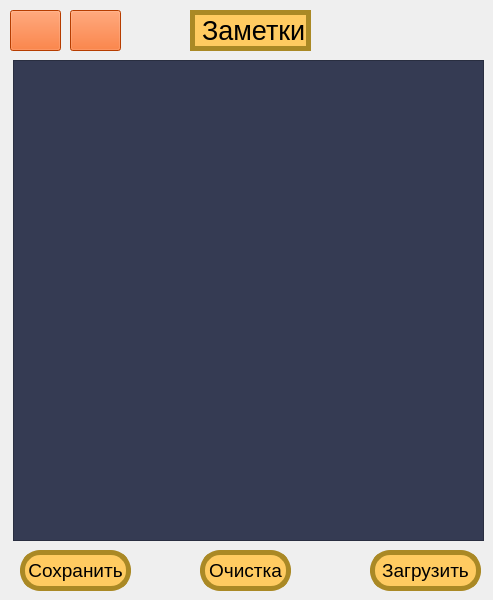
    <widget class="QWidget" name="tasks">
     <widget class="QPushButton" name="back_button_on_tasks">
      <property name="geometry">
       <rect>
        <x>10</x>
        <y>10</y>
        <width>51</width>
        <height>41</height>
       </rect>
      </property>
      <property name="styleSheet">
       <string notr="true">background-color: rgb(255, 85, 0);</string>
      </property>
      <property name="text">
       <string/>
      </property>
      <property name="icon">
       <iconset>
        <normaloff>pictures/back.png</normaloff>pictures/back.png</iconset>
      </property>
      <property name="iconSize">
       <size>
        <width>40</width>
        <height>35</height>
       </size>
      </property>
     </widget>
     <widget class="QPushButton" name="home_button_on_tasks">
      <property name="geometry">
       <rect>
        <x>70</x>
        <y>10</y>
        <width>51</width>
        <height>41</height>
       </rect>
      </property>
      <property name="styleSheet">
       <string notr="true">background-color: rgb(255, 85, 0);</string>
      </property>
      <property name="text">
       <string/>
      </property>
      <property name="icon">
       <iconset>
        <normaloff>pictures/house.png</normaloff>pictures/house.png</iconset>
      </property>
      <property name="iconSize">
       <size>
        <width>50</width>
        <height>50</height>
       </size>
      </property>
     </widget>
     <widget class="QLabel" name="label_on_tasks">
      <property name="geometry">
       <rect>
        <x>190</x>
        <y>10</y>
        <width>121</width>
        <height>41</height>
       </rect>
      </property>
      <property name="font">
       <font>
        <family>Tahoma</family>
        <pointsize>20</pointsize>
       </font>
      </property>
      <property name="styleSheet">
       <string notr="true">background-color: rgb(255, 203, 97);
border:5px solid #aa8925</string>
      </property>
      <property name="text">
       <string>Заметки</string>
      </property>
     </widget>
     <widget class="QPushButton" name="pushButton_save_task">
      <property name="geometry">
       <rect>
        <x>20</x>
        <y>550</y>
        <width>111</width>
        <height>41</height>
       </rect>
      </property>
      <property name="font">
       <font>
        <family>Tahoma</family>
        <pointsize>14</pointsize>
       </font>
      </property>
      <property name="styleSheet">
       <string notr="true">QPushButton {
	background-color: rgb(255, 203, 97);
	border-radius: 20px;
	border:5px solid #aa8925
}
QPushButton: pressed {
	background-color: rgb(255, 153, 51);
		border:5px solid #aa8925
}</string>
      </property>
      <property name="text">
       <string>Сохранить</string>
      </property>
     </widget>
     <widget class="QPushButton" name="pushButton_load_task">
      <property name="geometry">
       <rect>
        <x>370</x>
        <y>550</y>
        <width>111</width>
        <height>41</height>
       </rect>
      </property>
      <property name="font">
       <font>
        <family>Tahoma</family>
        <pointsize>14</pointsize>
       </font>
      </property>
      <property name="styleSheet">
       <string notr="true">QPushButton {
	background-color: rgb(255, 203, 97);
	border-radius: 20px;
	border:5px solid #aa8925
}
QPushButton: pressed {
	background-color: rgb(255, 153, 51);
		border:5px solid #aa8925
}</string>
      </property>
      <property name="text">
       <string>Загрузить</string>
      </property>
     </widget>
     <widget class="QTextEdit" name="textEdit_2">
      <property name="geometry">
       <rect>
        <x>13</x>
        <y>60</y>
        <width>471</width>
        <height>481</height>
       </rect>
      </property>
      <property name="font">
       <font>
        <family>Tahoma</family>
        <pointsize>20</pointsize>
       </font>
      </property>
      <property name="styleSheet">
       <string notr="true">background-color:  rgb(53, 59, 83);
</string>
      </property>
     </widget>
     <widget class="QPushButton" name="pushButton_clear_task">
      <property name="geometry">
       <rect>
        <x>200</x>
        <y>550</y>
        <width>91</width>
        <height>41</height>
       </rect>
      </property>
      <property name="font">
       <font>
        <family>Tahoma</family>
        <pointsize>14</pointsize>
       </font>
      </property>
      <property name="styleSheet">
       <string notr="true">QPushButton {
	background-color: rgb(255, 203, 97);
	border-radius: 20px;
	border:5px solid #aa8925
}
QPushButton: pressed {
	background-color: rgb(255, 153, 51);
		border:5px solid #aa8925
}</string>
      </property>
      <property name="text">
       <string>Очистка</string>
      </property>
     </widget>
    </widget>
